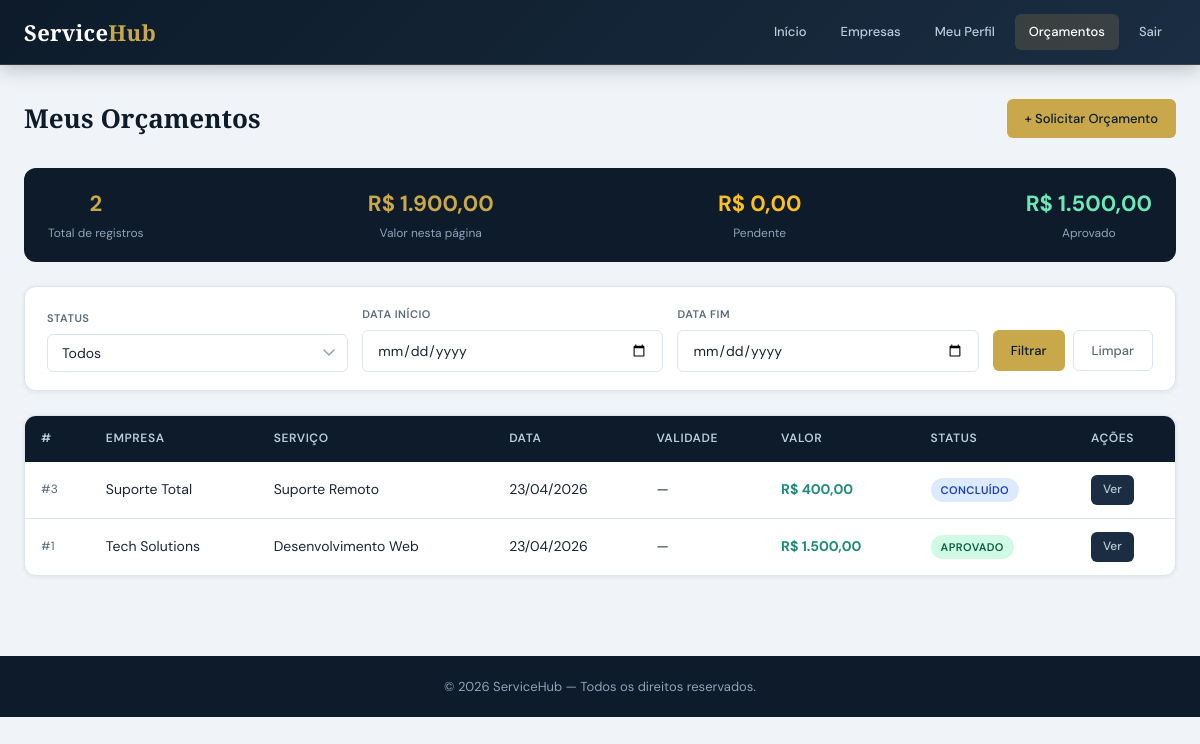
The app's page /orcamentos/index.php (signed in) with its own data.
### tables this page shows
CREATE TABLE orcamentos (
    id INT AUTO_INCREMENT PRIMARY KEY,
    cliente_id INT NOT NULL,
    servico_id INT,
    empresa_id INT,
    quantidade INT DEFAULT 1,
    valor_total DECIMAL(10,2) NOT NULL DEFAULT 0,
    status ENUM('pendente','aprovado','rejeitado','concluido','expirado') DEFAULT 'pendente',
    observacoes TEXT,
    data_orcamento DATE NOT NULL,
    data_validade DATE,
    created_at TIMESTAMP DEFAULT CURRENT_TIMESTAMP,
    updated_at TIMESTAMP DEFAULT CURRENT_TIMESTAMP ON UPDATE CURRENT_TIMESTAMP,
    FOREIGN KEY (cliente_id) REFERENCES clientes(id) ON DELETE CASCADE,
    FOREIGN KEY (servico_id) REFERENCES servicos(id) ON DELETE SET NULL,
    FOREIGN KEY (empresa_id) REFERENCES empresas(id) ON DELETE SET NULL
);

CREATE TABLE empresas (
    id INT AUTO_INCREMENT PRIMARY KEY,
    nome_empresa VARCHAR(100) NOT NULL,
    email VARCHAR(100) NOT NULL UNIQUE,
    senha VARCHAR(255) NOT NULL,
    cnpj VARCHAR(20) UNIQUE,
    telefone VARCHAR(20),
    endereco TEXT,
    descricao TEXT,
    logo VARCHAR(255),
    site VARCHAR(100),
    status TINYINT DEFAULT 1 COMMENT '1=Ativa, 0=Inativa',
    created_at TIMESTAMP DEFAULT CURRENT_TIMESTAMP,
    updated_at TIMESTAMP DEFAULT CURRENT_TIMESTAMP ON UPDATE CURRENT_TIMESTAMP
);

CREATE TABLE servicos (
    id INT AUTO_INCREMENT PRIMARY KEY,
    empresa_id INT,
    nome VARCHAR(100) NOT NULL,
    descricao TEXT,
    valor DECIMAL(10,2) NOT NULL,
    duracao_estimada INT COMMENT 'Duração em horas',
    categoria VARCHAR(50),
    status TINYINT DEFAULT 1 COMMENT '1=Ativo, 0=Inativo',
    created_at TIMESTAMP DEFAULT CURRENT_TIMESTAMP,
    updated_at TIMESTAMP DEFAULT CURRENT_TIMESTAMP ON UPDATE CURRENT_TIMESTAMP,
    FOREIGN KEY (empresa_id) REFERENCES empresas(id) ON DELETE CASCADE
);

### includes/auth.php (called while the page is built, shortened)
<?php
function isCliente() {
    return isset($_SESSION['tipo_usuario']) && $_SESSION['tipo_usuario'] === 'cliente';
}
function isEmpresa() {
    return isset($_SESSION['tipo_usuario']) && $_SESSION['tipo_usuario'] === 'empresa';
}

### orcamentos/index.php (the view, shortened to what this page needs)
<?php
require_once '../includes/config.php';
require_once '../includes/auth.php';
require_once '../includes/functions.php';
$is_cliente = isCliente();
$is_empresa = isEmpresa();
$page   = max(1, (int)($_GET['page'] ?? 1));
$limit  = 10;
$offset = ($page - 1) * $limit;
$data_inicio   = $_GET['data_inicio'] ?? '';
$data_fim      = $_GET['data_fim']    ?? '';
$where  = 'WHERE 1=1';
$params = [];
if ($is_cliente) {
    $where   .= ' AND o.cliente_id = ?';
    $params[] = (int)$_SESSION['cliente_id'];
} elseif ($is_empresa) {
    $where   .= ' AND o.empresa_id = ?';
    $params[] = (int)$_SESSION['empresa_id'];
}
$sqlCount = "SELECT COUNT(*)
             FROM orcamentos o
             LEFT JOIN clientes c ON c.id = o.cliente_id
             LEFT JOIN servicos  s ON s.id = o.servico_id
             LEFT JOIN empresas  e ON e.id = o.empresa_id
             $where";
$stCount = $pdo->prepare($sqlCount);
$stCount->execute($params);
$total      = (int)$stCount->fetchColumn();
$sqlList = "SELECT o.*, c.nome AS cliente_nome, e.nome_empresa, s.nome AS servico_nome
            FROM orcamentos o
            LEFT JOIN clientes c ON c.id = o.cliente_id
            LEFT JOIN servicos  s ON s.id = o.servico_id
            LEFT JOIN empresas  e ON e.id = o.empresa_id
            $where
            ORDER BY o.id DESC
            LIMIT ? OFFSET ?";
$stList = $pdo->prepare($sqlList);
foreach ($params as $i => $val) {
    $stList->bindValue($i + 1, $val);
}
$stList->bindValue(count($params) + 1, $limit,  PDO::PARAM_INT);
$stList->bindValue(count($params) + 2, $offset, PDO::PARAM_INT);
$stList->execute();
$orcamentos = $stList->fetchAll();
$totalValor = $totalPendente = $totalAprovado = 0;
foreach ($orcamentos as $o) {
    $totalValor += $o['valor_total'];
    if ($o['status'] === 'aprovado') $totalAprovado += $o['valor_total'];
}
$back_url = $is_cliente
    ? '../dashboard_cliente.php'
    : ($is_empresa ? '../dashboard_empresa.php' : '../index.php');
?>
<!DOCTYPE html>
<html lang="pt-BR">
<head>
  <link rel="stylesheet" href="../css/estilo.css">
</head>
<body>
<?php if ($is_cliente || $is_empresa): ?>
<nav class="dash-nav">
  <div class="inner">
    <div class="logo"><h1>Service<span class="logo-span">Hub</span></h1></div>
    <div class="nav-items">
      <a href="<?= $back_url ?>">Início</a>
      <?php if ($is_cliente): ?>
        <a href="../clientes/empresas.php">Empresas</a>
        <a href="../clientes/perfil.php">Meu Perfil</a>
      <?php else: ?>
        <a href="../empresas/meus_servicos.php">Meus Serviços</a>
        <a href="../empresas/perfil.php">Perfil</a>
        <a href="../relatorios/index.php">Relatórios</a>
      <?php endif; ?>
      <a href="index.php" style="color:#fff;background:rgba(201,168,76,.18);">Orçamentos</a>
      <a href="../logout.php">Sair</a>
    </div>
  </div>
</nav>
<?php endif; ?>
<div class="container">
  <div class="page-title-row">
    <h1><?= $is_cliente ? 'Meus Orçamentos' : 'Orçamentos' ?></h1>
    <?php if ($is_cliente): ?>
      <a href="../clientes/empresas.php" class="btn btn-primary">+ Solicitar Orçamento</a>
    <?php elseif ($is_empresa): ?>
      <a href="create.php" class="btn btn-primary">+ Novo Orçamento</a>
    <?php endif; ?>
  </div>
  <div class="summary-ribbon">
    <div class="ribbon-item">
      <div class="ribbon-val"><?= $total ?></div>
      <div class="ribbon-lbl">Total de registros</div>
    </div>
    <div class="ribbon-item">
      <div class="ribbon-val"><?= formatMoney($totalValor) ?></div>
      <div class="ribbon-lbl">Valor nesta página</div>
    </div>
    <div class="ribbon-item">
      <div class="ribbon-val" style="color:#fbbf24;"><?= formatMoney($totalPendente) ?></div>
      <div class="ribbon-lbl">Pendente</div>
    </div>
    <div class="ribbon-item">
      <div class="ribbon-val" style="color:#6ee7b7;"><?= formatMoney($totalAprovado) ?></div>
      <div class="ribbon-lbl">Aprovado</div>
    </div>
  </div>
  <form class="filter-bar" method="get">
    <div class="form-group">
      <label>Status</label>
      <select name="status" class="form-control">
        <option value="">Todos</option>
      </select>
    </div>
    <div class="form-group">
      <label>Data início</label>
      <input type="date" name="data_inicio" class="form-control" value="<?= htmlspecialchars($data_inicio) ?>">
    </div>
    <div class="form-group">
      <label>Data fim</label>
      <input type="date" name="data_fim" class="form-control" value="<?= htmlspecialchars($data_fim) ?>">
    </div>
    <div style="display:flex;gap:8px;padding-bottom:1px;">
      <button type="submit" class="btn btn-primary">Filtrar</button>
      <a href="index.php" class="btn btn-ghost">Limpar</a>
    </div>
  </form>
  <div class="table-wrap">
    <table>
      <thead><tr>
        <th>#</th>
        <?php if (!$is_empresa): ?><th>Empresa</th><?php endif; ?>
        <th>Serviço</th><th>Data</th><th>Validade</th><th>Valor</th><th>Status</th><th>Ações</th>
      </tr></thead>
      <tbody>
        <?php foreach ($orcamentos as $o): ?>
        <tr>
          <td style="color:var(--text-muted);font-size:12px;">#<?= $o['id'] ?></td>
          <?php if (!$is_empresa): ?>
          <td><?= htmlspecialchars($o['nome_empresa'] ?? '—') ?></td>
          <?php endif; ?>
          <td><?= htmlspecialchars($o['servico_nome'] ?? '—') ?></td>
          <td><?= formatDate($o['data_orcamento']) ?></td>
          <td><?= formatDate($o['data_validade']) ?></td>
          <td><strong style="color:var(--teal);"><?= formatMoney($o['valor_total']) ?></strong></td>
          <td><?= statusBadge($o['status']) ?></td>
          <td>
            <div style="display:flex;gap:6px;flex-wrap:wrap;">
              <a href="view.php?id=<?= $o['id'] ?>" class="btn btn-sm">Ver</a>
            </div>
          </td>
        </tr>
        <?php endforeach; ?>
      </tbody>
    </table>
  </div>
</div>
<footer style="background:var(--navy);color:var(--slate);text-align:center;padding:20px;margin-top:48px;font-size:13px;">
  © <?= date('Y') ?> ServiceHub — Todos os direitos reservados.
</footer>
</body>
</html>

### includes/functions.php (shortened to what this page needs)
<?php
function formatDate($date, $format = 'd/m/Y') {
    if (!$date) return '—';
    return (new DateTime($date))->format($format);
}
function formatMoney($value) {
    return 'R$ ' . number_format($value ?? 0, 2, ',', '.');
}
function statusBadge($status) {
    $map = [
        'pendente'  => ['label' => 'Pendente',  'class' => 'badge-pendente'],
        'aprovado'  => ['label' => 'Aprovado',  'class' => 'badge-aprovado'],
        'rejeitado' => ['label' => 'Rejeitado', 'class' => 'badge-rejeitado'],
        'concluido' => ['label' => 'Concluído', 'class' => 'badge-concluido'],
        'expirado'  => ['label' => 'Expirado',  'class' => 'badge-expirado'],
    ];
    $s = $map[$status] ?? ['label' => ucfirst($status), 'class' => 'badge-secondary'];
    return "<span class='badge {$s['class']}'>{$s['label']}</span>";
}

### css/estilo.css (style rules this page uses)
:root { --navy: #0d1b2a; --navy-mid: #132033; --navy-soft: #1a2d42; --gold: #c9a84c; --gold-lt: #e2c06e; --gold-dim: rgba(201,168,76,.15); --teal: #1e8a7a; --teal-lt: #26b09c; --red: #c0392b; --red-lt: #e74c3c; --green: #1a7a4a; --green-lt: #27ae60; --slate: #8fa3b8; --slate-lt: #b8ccd8; --surface: #ffffff; --bg: #f0f4f8; --border: #dde4ec; --text: #1a2533; --text-muted:#5a6a7a; --radius-sm: 6px; --radius: 12px; --radius-lg: 18px; --shadow-sm: 0 1px 4px rgba(13,27,42,.08); --shadow: 0 4px 20px rgba(13,27,42,.10); --shadow-lg: 0 12px 40px rgba(13,27,42,.14); --transition: .22s cubic-bezier(.4,0,.2,1); }
*, *::before, *::after { box-sizing: border-box; margin: 0; padding: 0; }
html { font-size: 15px; scroll-behavior: smooth; }
body { font-family: 'DM Sans', system-ui, sans-serif; background: var(--bg); color: var(--text); line-height: 1.65; -webkit-font-smoothing: antialiased; }
h1,h2,h3 { font-family: 'Playfair Display', Georgia, serif; color: var(--navy); }
a { color: var(--gold); text-decoration: none; transition: color var(--transition); }
.container { max-width: 1200px; margin: 0 auto; padding: 32px 24px; }
.logo h1 { font-family: 'Playfair Display', serif; font-size: 22px; color: #fff; letter-spacing: .3px; line-height: 1.2; }
.logo h1 span, .logo-span { color: var(--gold); }
.page-title-row { display: flex; align-items: center; justify-content: space-between; flex-wrap: wrap; gap: 16px; margin-bottom: 28px; }
.page-title-row h1 { font-size: 26px; }
.btn { display: inline-flex; align-items: center; gap: 6px; padding: 9px 18px; border-radius: var(--radius-sm); font-size: 13px; font-weight: 500; font-family: 'DM Sans', sans-serif; cursor: pointer; border: none; transition: all var(--transition); text-decoration: none; white-space: nowrap; background: var(--navy-soft); color: var(--slate-lt); }
.btn-primary { background: var(--gold); color: var(--navy); }
.btn-ghost { background: transparent; border: 1px solid var(--border); color: var(--text-muted); }
.btn-sm { padding: 5px 12px; font-size: 12px; }
.form-group { margin-bottom: 20px; }
.form-group label { display: block; font-size: 13px; font-weight: 600; color: var(--text); margin-bottom: 7px; letter-spacing: .2px; }
.form-control { width: 100%; padding: 10px 14px; background: #fff; border: 1.5px solid var(--border); border-radius: var(--radius-sm); font-size: 14px; font-family: 'DM Sans', sans-serif; color: var(--text); transition: border-color var(--transition), box-shadow var(--transition); appearance: none; }
.form-control::placeholder { color: #aab5c0; }
select.form-control { background-repeat: no-repeat; background-position: right 12px center; padding-right: 36px; }
.table-wrap { background: var(--surface); border: 1px solid var(--border); border-radius: var(--radius); overflow: hidden; box-shadow: var(--shadow-sm); }
table { width: 100%; border-collapse: collapse; }
thead tr { background: var(--navy); }
th { padding: 13px 16px; text-align: left; font-size: 12px; font-weight: 600; color: var(--slate-lt); text-transform: uppercase; letter-spacing: .6px; white-space: nowrap; }
td { padding: 13px 16px; border-bottom: 1px solid var(--border); font-size: 14px; vertical-align: middle; }
tbody tr:last-child td { border-bottom: none; }
.badge { display: inline-flex; align-items: center; padding: 3px 10px; border-radius: 100px; font-size: 11px; font-weight: 600; text-transform: uppercase; letter-spacing: .4px; }
.badge-success, .badge-aprovado { background: #d1fae5; color: #065f46; }
.badge-info, .badge-concluido { background: #dbeafe; color: #1e40af; }
.filter-bar { background: var(--surface); border: 1px solid var(--border); border-radius: var(--radius); padding: 18px 22px; margin-bottom: 24px; display: flex; flex-wrap: wrap; gap: 14px; align-items: flex-end; box-shadow: var(--shadow-sm); }
.filter-bar .form-group { margin-bottom: 0; min-width: 160px; flex: 1; }
.filter-bar .form-group label { font-size: 11px; color: var(--text-muted); text-transform: uppercase; letter-spacing: .5px; }
.summary-ribbon { background: var(--navy); color: #fff; border-radius: var(--radius); padding: 18px 24px; display: flex; justify-content: space-between; align-items: center; flex-wrap: wrap; gap: 16px; margin-bottom: 24px; }
.summary-ribbon .ribbon-item { text-align: center; }
.summary-ribbon .ribbon-val { font-size: 22px; font-weight: 700; color: var(--gold); font-family: 'DM Sans', sans-serif; }
.summary-ribbon .ribbon-lbl { font-size: 12px; color: var(--slate); margin-top: 2px; }

### records on screen
orcamentos: id "3", empresa.nome_empresa "Suporte Total", servico.nome "Suporte Remoto", data_orcamento "23/04/2026", data_validade "—", valor_total "R$ 400,00", status "CONCLUÍDO"
orcamentos: id "1", empresa.nome_empresa "Tech Solutions", servico.nome "Desenvolvimento Web", data_orcamento "23/04/2026", data_validade "—", valor_total "R$ 1.500,00", status "APROVADO"

### other values on screen
$total "2"
formatMoney($totalValor) "R$ 1.900,00"
formatMoney($totalPendente) "R$ 0,00"
formatMoney($totalAprovado) "R$ 1.500,00"
